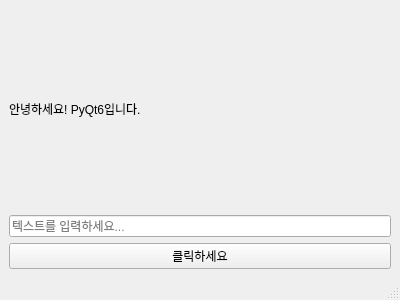
<?xml version="1.0" encoding="UTF-8"?>
<ui version="4.0">
 <class>MainWindow</class>
 <widget class="QMainWindow" name="MainWindow">
  <property name="geometry">
   <rect>
    <x>0</x>
    <y>0</y>
    <width>400</width>
    <height>300</height>
   </rect>
  </property>
  <property name="windowTitle">
   <string>PyQt6 GUI</string>
  </property>
  <widget class="QWidget" name="centralwidget">
   <layout class="QVBoxLayout" name="verticalLayout">
    <item>
     <widget class="QLabel" name="label">
      <property name="text">
       <string>안녕하세요! PyQt6입니다.</string>
      </property>
     </widget>
    </item>
    <item>
     <widget class="QLineEdit" name="lineEdit">
      <property name="placeholderText">
       <string>텍스트를 입력하세요...</string>
      </property>
     </widget>
    </item>
    <item>
     <widget class="QPushButton" name="pushButton">
      <property name="text">
       <string>클릭하세요</string>
      </property>
     </widget>
    </item>
   </layout>
  </widget>
  <widget class="QMenuBar" name="menubar">
   <property name="geometry">
    <rect>
     <x>0</x>
     <y>0</y>
     <width>400</width>
     <height>22</height>
    </rect>
   </property>
  </widget>
  <widget class="QStatusBar" name="statusbar"/>
 </widget>
 <resources/>
 <connections/>
</ui>
